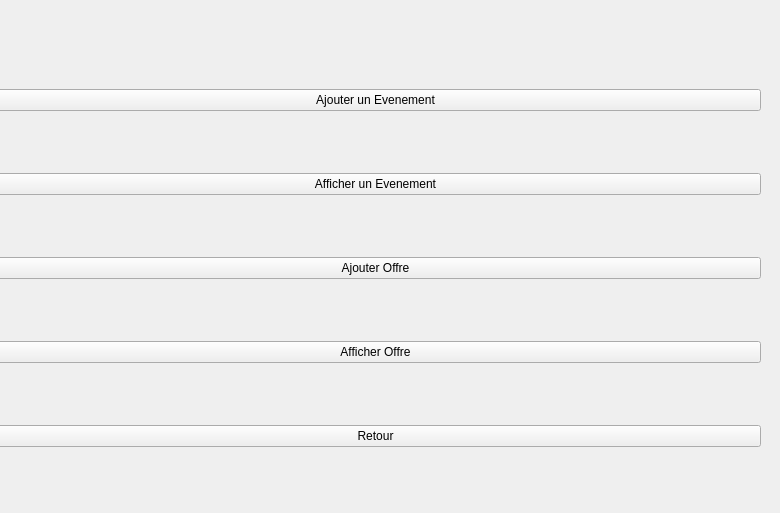
    <widget class="QWidget" name="tab">
     <attribute name="title">
      <string>menu</string>
     </attribute>
     <widget class="QWidget" name="layoutWidget">
      <property name="geometry">
       <rect>
        <x>-10</x>
        <y>33</y>
        <width>771</width>
        <height>471</height>
       </rect>
      </property>
      <layout class="QVBoxLayout" name="verticalLayout">
       <item>
        <widget class="QPushButton" name="pushButtonAjouter">
         <property name="text">
          <string>Ajouter un Evenement</string>
         </property>
        </widget>
       </item>
       <item>
        <widget class="QPushButton" name="pushButtonAfficher">
         <property name="text">
          <string>Afficher un Evenement</string>
         </property>
        </widget>
       </item>
       <item>
        <widget class="QPushButton" name="pushButtonAjouterOffre">
         <property name="text">
          <string>Ajouter Offre</string>
         </property>
        </widget>
       </item>
       <item>
        <widget class="QPushButton" name="pushButtonAfficherOffre">
         <property name="text">
          <string>Afficher Offre</string>
         </property>
        </widget>
       </item>
       <item>
        <widget class="QPushButton" name="pushButtonRetour">
         <property name="text">
          <string>Retour</string>
         </property>
        </widget>
       </item>
      </layout>
     </widget>
    </widget>
